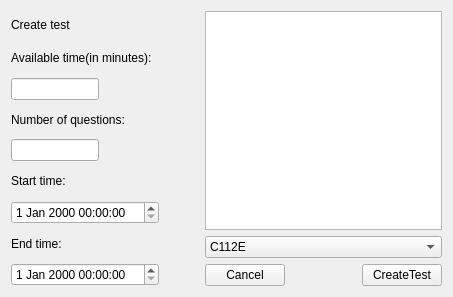
<?xml version="1.0" encoding="UTF-8"?>
<ui version="4.0">
 <class>profCreateTest</class>
 <widget class="QWidget" name="profCreateTest">
  <property name="geometry">
   <rect>
    <x>0</x>
    <y>0</y>
    <width>453</width>
    <height>297</height>
   </rect>
  </property>
  <property name="windowTitle">
   <string>Form</string>
  </property>
  <layout class="QHBoxLayout" name="horizontalLayout_6">
   <item>
    <layout class="QVBoxLayout" name="verticalLayout">
     <item>
      <widget class="QLabel" name="label">
       <property name="text">
        <string>Create test</string>
       </property>
      </widget>
     </item>
     <item>
      <widget class="QLabel" name="label_2">
       <property name="text">
        <string>Available time(in minutes):</string>
       </property>
      </widget>
     </item>
     <item>
      <layout class="QHBoxLayout" name="horizontalLayout">
       <item alignment="Qt::AlignLeft">
        <widget class="QLineEdit" name="lineEdit"/>
       </item>
       <item>
        <spacer name="horizontalSpacer">
         <property name="orientation">
          <enum>Qt::Horizontal</enum>
         </property>
         <property name="sizeType">
          <enum>QSizePolicy::Fixed</enum>
         </property>
         <property name="sizeHint" stdset="0">
          <size>
           <width>100</width>
           <height>20</height>
          </size>
         </property>
        </spacer>
       </item>
      </layout>
     </item>
     <item>
      <widget class="QLabel" name="label_3">
       <property name="text">
        <string>Number of questions:</string>
       </property>
      </widget>
     </item>
     <item>
      <layout class="QHBoxLayout" name="horizontalLayout_2">
       <item>
        <widget class="QLineEdit" name="lineEdit_2"/>
       </item>
       <item>
        <spacer name="horizontalSpacer_2">
         <property name="orientation">
          <enum>Qt::Horizontal</enum>
         </property>
         <property name="sizeType">
          <enum>QSizePolicy::Fixed</enum>
         </property>
         <property name="sizeHint" stdset="0">
          <size>
           <width>100</width>
           <height>20</height>
          </size>
         </property>
        </spacer>
       </item>
      </layout>
     </item>
     <item>
      <widget class="QLabel" name="label_4">
       <property name="text">
        <string>Start time:</string>
       </property>
      </widget>
     </item>
     <item>
      <layout class="QHBoxLayout" name="horizontalLayout_3">
       <item>
        <widget class="QDateTimeEdit" name="dateTimeEdit"/>
       </item>
       <item>
        <spacer name="horizontalSpacer_3">
         <property name="orientation">
          <enum>Qt::Horizontal</enum>
         </property>
         <property name="sizeType">
          <enum>QSizePolicy::Fixed</enum>
         </property>
         <property name="sizeHint" stdset="0">
          <size>
           <width>40</width>
           <height>20</height>
          </size>
         </property>
        </spacer>
       </item>
      </layout>
     </item>
     <item>
      <widget class="QLabel" name="label_5">
       <property name="text">
        <string>End time:</string>
       </property>
      </widget>
     </item>
     <item>
      <layout class="QHBoxLayout" name="horizontalLayout_4">
       <item>
        <widget class="QDateTimeEdit" name="dateTimeEdit_2"/>
       </item>
       <item>
        <spacer name="horizontalSpacer_4">
         <property name="orientation">
          <enum>Qt::Horizontal</enum>
         </property>
         <property name="sizeType">
          <enum>QSizePolicy::Fixed</enum>
         </property>
         <property name="sizeHint" stdset="0">
          <size>
           <width>40</width>
           <height>20</height>
          </size>
         </property>
        </spacer>
       </item>
      </layout>
     </item>
    </layout>
   </item>
   <item>
    <layout class="QVBoxLayout" name="verticalLayout_2">
     <item>
      <widget class="QTableWidget" name="DomainName"/>
     </item>
     <item>
      <widget class="QComboBox" name="comboBoxGroups">
       <item>
        <property name="text">
         <string>C112E</string>
        </property>
       </item>
       <item>
        <property name="text">
         <string>C112D</string>
        </property>
       </item>
      </widget>
     </item>
     <item>
      <layout class="QHBoxLayout" name="horizontalLayout_5">
       <item>
        <widget class="QPushButton" name="pushButton">
         <property name="text">
          <string>Cancel</string>
         </property>
        </widget>
       </item>
       <item>
        <spacer name="horizontalSpacer_5">
         <property name="orientation">
          <enum>Qt::Horizontal</enum>
         </property>
         <property name="sizeHint" stdset="0">
          <size>
           <width>40</width>
           <height>20</height>
          </size>
         </property>
        </spacer>
       </item>
       <item>
        <widget class="QPushButton" name="createTestButton">
         <property name="text">
          <string>CreateTest</string>
         </property>
        </widget>
       </item>
      </layout>
     </item>
    </layout>
   </item>
  </layout>
 </widget>
 <resources/>
 <connections>
  <connection>
   <sender>pushButton</sender>
   <signal>clicked()</signal>
   <receiver>profCreateTest</receiver>
   <slot>close()</slot>
   <hints>
    <hint type="sourcelabel">
     <x>279</x>
     <y>267</y>
    </hint>
    <hint type="destinationlabel">
     <x>331</x>
     <y>288</y>
    </hint>
   </hints>
  </connection>
 </connections>
</ui>
